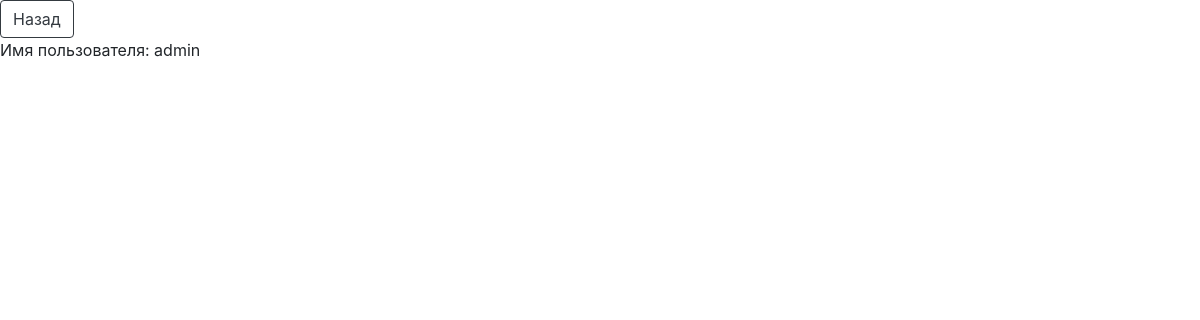
Before: /1/profile with the older database file.
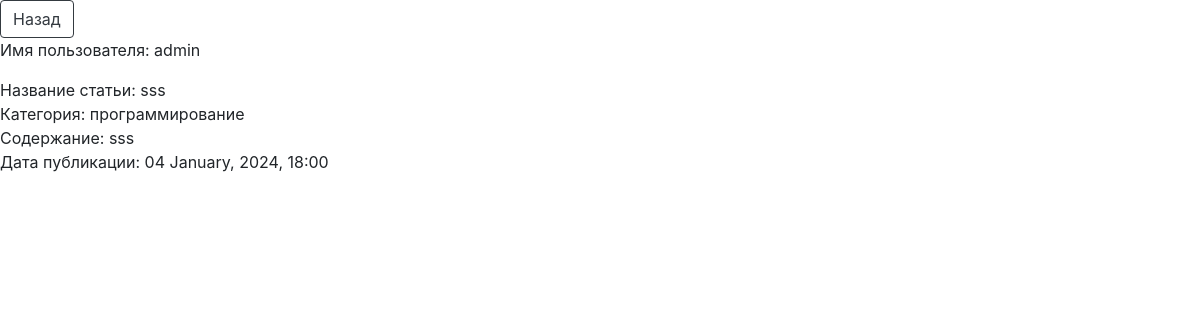
After: the same page with the newer database file.
### models.py (models this page shows)
class Base(DeclarativeBase):
    id: Mapped[int_pk]
    created_at: Mapped[datetime] = Column(DateTime, default=utcnow)

class Article(Base):
    __tablename__ = 'articles'
    name_of_article: Mapped[str]
    category: Mapped[str]
    text_of_article: Mapped[str]
    image: Mapped[Optional[str]] = Column(String)
    user_id: Mapped[int] = mapped_column(ForeignKey('users.id'))
    user: Mapped['User'] = relationship(back_populates='articles')

### app.py (the view)
@app.route('/<int:id>/profile', methods=['GET'])
def user_profile_page(id):
    session = SessionFactory()
    user = session.query(User).filter_by(id=id).first()
    user_articles = session.query(Article).filter_by(user_id=id).order_by(desc(Article.created_at)).all()
    return render_template('forum/user_profile.html', user_articles=user_articles, user=user)

### templates/forum/user_profile.html (shortened to what this page needs)
<!DOCTYPE html>
<html lang="en">
<head>
    <link rel="stylesheet" href="https://stackpath.bootstrapcdn.com/bootstrap/4.3.1/css/bootstrap.min.css">
</head>
<body>
<button onclick="window.location.href='{{ url_for('main_page') }}';" type="button" class="btn btn-outline-dark">Назад</button>
<p>Имя пользователя: {{ user.username }} </p>
    {% for article in user_articles %}
        <div>Название статьи: {{ article.name_of_article }}</div>
        <duv>Категория: {{ article.category }}</duv>
        <div>Содержание: {{ article.text_of_article }}</div>
        <div>Дата публикации: {{ article.created_at.strftime('%d %B, %Y, %H:%M') }}</div>
        <br>
    {% endfor %}

Changed rows visible on the page:
added Article: name_of_article "sss", category "программирование", text_of_article "sss", created_at "04 January, 2024, 18:00"
